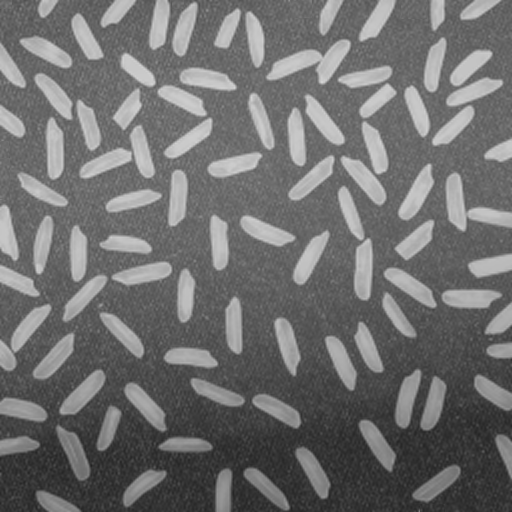
#> input picture TH/Chapter04/Rice.png, 512 x 512 px
$ python CaseStudy4.2_Count_the_number_of_rice_grains.py
#> lines starting #> are read from the running program, lines starting #| are printed output that depends on the picture; after the words box and inside, x2 and y2 are one past the last pixel; in counts of white or black regions, pixels touching at a corner belong together
# Created by Tran Phuoc Loi 2101076
import cv2
import cv2 as cv

img = cv.imread('Rice.png', 0)
#> img is the input picture: shape (512, 512); min 33, max 214, mean 111.1

th = cv.adaptiveThreshold(img, 255, cv.ADAPTIVE_THRESH_MEAN_C, cv.THRESH_BINARY, 31, -3)
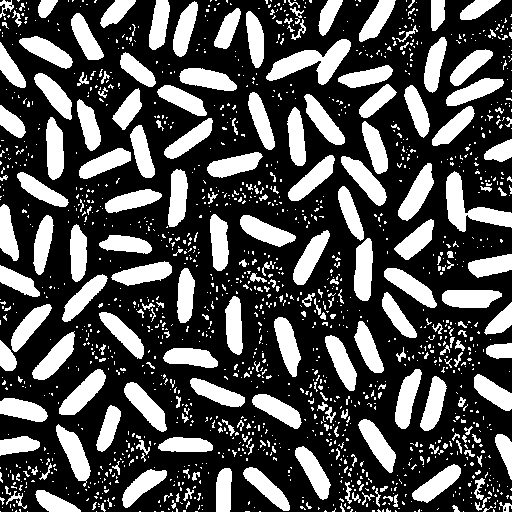
#> th: shape (512, 512); 31.4% white; 1524 white regions (1308 under 20 px), largest, box (x1, y1, x2, y2) and area: (266, 39, 351, 85) 1630, (446, 171, 512, 232) 1513, (59, 369, 106, 415) 971

kernel = cv.getStructuringElement(cv.MORPH_RECT, (5, 5))

openn = cv.morphologyEx(th, cv.MORPH_OPEN, kernel)
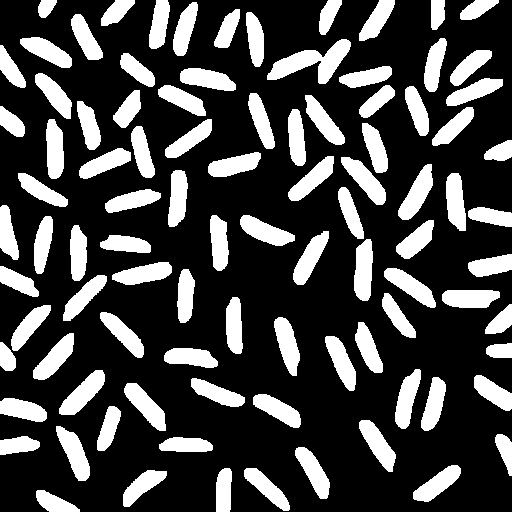
#> openn: shape (512, 512); 27% white; 95 white regions, largest, box (x1, y1, x2, y2) and area: (267, 39, 351, 84) 1615, (59, 370, 105, 415) 963, (398, 164, 433, 220) 948

canny = cv.Canny(openn, 200, 250)
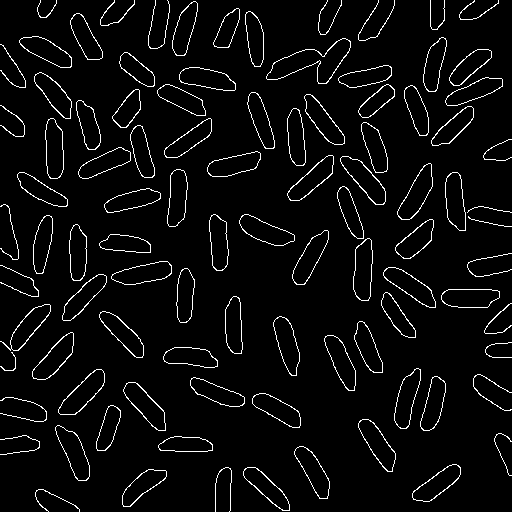
#> canny: shape (512, 512); 4.5% white in thin lines or dots

countours, _ = cv.findContours(canny, cv.RETR_EXTERNAL, cv2.CHAIN_APPROX_SIMPLE)
#> countours = 96 contours, 21 with area under 20; largest, box (x1, y1, x2, y2) and area: (266, 38, 351, 84) 1636, (58, 369, 105, 415) 976, (397, 163, 433, 220) 950, (340, 156, 386, 205) 947, (353, 238, 373, 301) 942

cv.drawContours(img,countours,-1,(0,255,0),2)

sohatgao = len(countours)
#> sohatgao = 96

cv.putText(img,"So Hat Gao: "+ str(sohatgao),(10,30),cv.FONT_HERSHEY_SIMPLEX,1,(0,255,0),3)
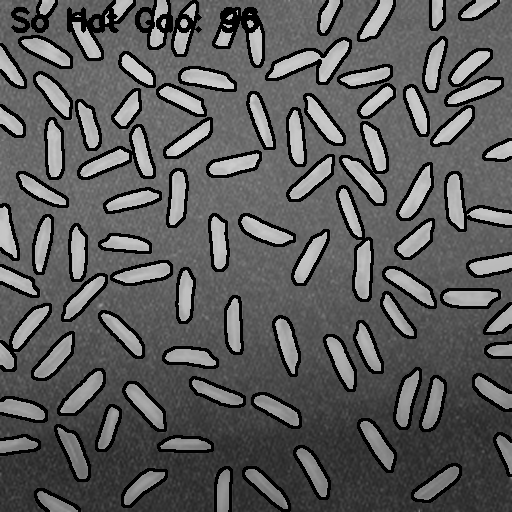
#> img: shape (512, 512); min 0, max 214, mean 91
cv.putText(th,"So Hat Gao: "+ str(sohatgao),(10,30),cv.FONT_HERSHEY_COMPLEX,1,(0,255,0),3)
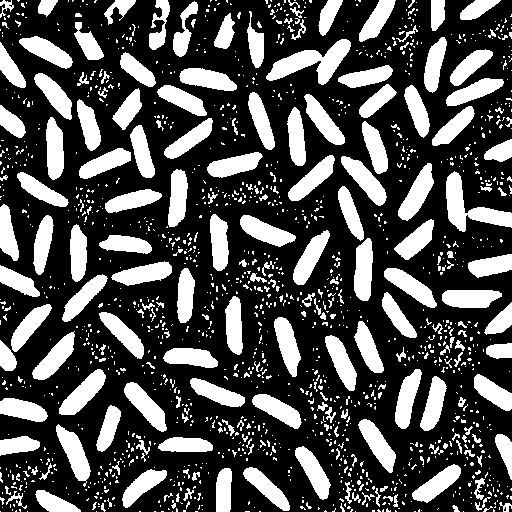
#> th: shape (512, 512); 30.9% white; 1524 white regions (1307 under 20 px), largest, box (x1, y1, x2, y2) and area: (266, 39, 351, 85) 1630, (446, 171, 512, 232) 1513, (59, 369, 106, 415) 971
cv.putText(openn,"So Hat Gao: "+ str(sohatgao),(10,30),cv.FONT_ITALIC,1,(0,255,0),3)
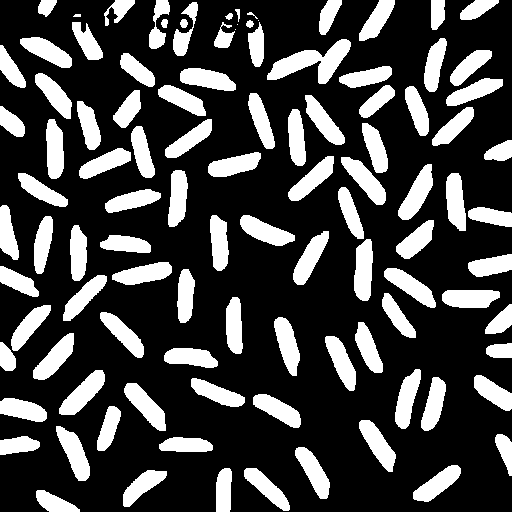
#> openn: shape (512, 512); 26.6% white; 105 white regions (3 under 20 px), largest, box (x1, y1, x2, y2) and area: (267, 39, 351, 84) 1615, (59, 370, 105, 415) 963, (398, 164, 433, 220) 948

cv.imshow('2101076', img)
cv.imshow('Thresh', th)
cv.imshow('OPEN', openn)

cv.waitKey(0)
cv.destroyAllWindows()
